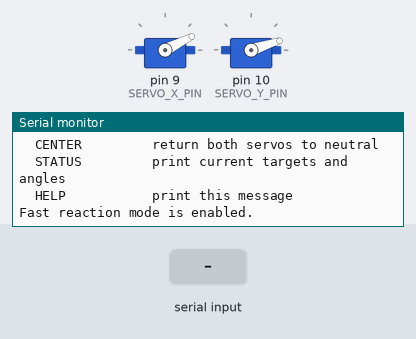
Recording of a sketch running on a simulated Arduino Uno, built with avr-gcc and run on an emulated ATmega328P. On the bench: 2 × servo, the last lines printed to the serial monitor. The inputs (shaded band) are chosen by the test bench.

Above: at 1.2 s.
1.3 s: "TILT 1\n" received over Serial
At 2.5 s:
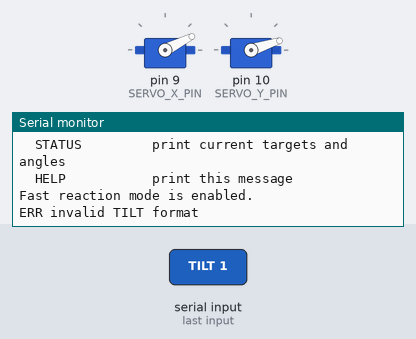
2.8 s: "CENTER 1\n" received over Serial
At 3.9 s:
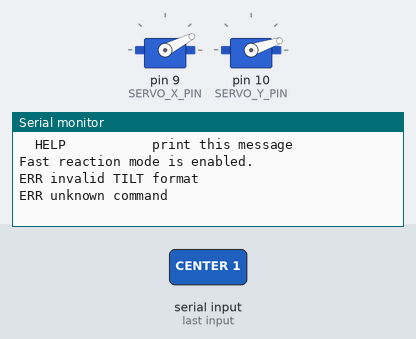

Measured:
- after the input at 1.3 s, the serial monitor: prints a new line at once (image 1)
- after the input at 2.8 s, the serial monitor: prints a new line at once (image 2)

The sketch:

pi_ball_board_servo_controller.ino
```cpp
#include <Servo.h>
#include <stdlib.h>
#include <string.h>

Servo servoX;
Servo servoY;

// Pins
const int SERVO_X_PIN = 9;
const int SERVO_Y_PIN = 10;

// Editable calibration values
const int SERVO_X_MIN = 12;
const int SERVO_X_NEUTRAL = 27;
const int SERVO_X_MAX = 42;

const int SERVO_Y_MIN = 3;
const int SERVO_Y_NEUTRAL = 18;
const int SERVO_Y_MAX = 33;

// Axis direction
const bool SERVO_X_INVERT = false;
const bool SERVO_Y_INVERT = true;

// Fast reaction tuning
const bool FAST_REACTION_MODE = true;
const bool IMMEDIATE_ON_COMMAND = true;
const int SERVO_STEP_PER_UPDATE = 12;
const unsigned long SERVO_UPDATE_MS = 4;
const unsigned long COMMAND_TIMEOUT_MS = 1000;

// Serial parsing
const unsigned long SERIAL_BAUD = 115200;
const size_t COMMAND_BUFFER_SIZE = 64;
const bool VERBOSE_COMMAND_ACKS = false;

float targetTiltX = 0.0f;
float targetTiltY = 0.0f;

int currentAngleX = SERVO_X_NEUTRAL;
int currentAngleY = SERVO_Y_NEUTRAL;
int targetAngleX = SERVO_X_NEUTRAL;
int targetAngleY = SERVO_Y_NEUTRAL;

unsigned long lastCommandMillis = 0;
unsigned long lastServoUpdateMillis = 0;

char commandBuffer[COMMAND_BUFFER_SIZE];
size_t commandLength = 0;

int clampInt(int value, int minValue, int maxValue) {
  if (value < minValue) return minValue;
  if (value > maxValue) return maxValue;
  return value;
}

float clampFloat(float value, float minValue, float maxValue) {
  if (value < minValue) return minValue;
  if (value > maxValue) return maxValue;
  return value;
}

float applyAxisInvert(float tilt, bool invertAxis) {
  return invertAxis ? -tilt : tilt;
}

int mapTiltToAngle(float tilt, int minAngle, int neutralAngle, int maxAngle) {
  tilt = clampFloat(tilt, -1.0f, 1.0f);

  if (tilt >= 0.0f) {
    return neutralAngle + (int)((maxAngle - neutralAngle) * tilt);
  }

  return neutralAngle + (int)((neutralAngle - minAngle) * tilt);
}

void writeCurrentAngles() {
  servoX.write(currentAngleX);
  servoY.write(currentAngleY);
}

void jumpToTargets() {
  currentAngleX = targetAngleX;
  currentAngleY = targetAngleY;
  writeCurrentAngles();
}

void applyTargetsFromTilt(bool jumpImmediately) {
  targetAngleX = clampInt(
    mapTiltToAngle(applyAxisInvert(targetTiltX, SERVO_X_INVERT), SERVO_X_MIN, SERVO_X_NEUTRAL, SERVO_X_MAX),
    SERVO_X_MIN,
    SERVO_X_MAX
  );

  targetAngleY = clampInt(
    mapTiltToAngle(applyAxisInvert(targetTiltY, SERVO_Y_INVERT), SERVO_Y_MIN, SERVO_Y_NEUTRAL, SERVO_Y_MAX),
    SERVO_Y_MIN,
    SERVO_Y_MAX
  );

  if (jumpImmediately) {
    jumpToTargets();
  }
}

void moveServoTowardTarget(Servo &servo, int &currentAngle, int targetAngle) {
  if (currentAngle == targetAngle) return;

  if (currentAngle < targetAngle) {
    currentAngle += SERVO_STEP_PER_UPDATE;
    if (currentAngle > targetAngle) currentAngle = targetAngle;
  } else {
    currentAngle -= SERVO_STEP_PER_UPDATE;
    if (currentAngle < targetAngle) currentAngle = targetAngle;
  }

  servo.write(currentAngle);
}

void setNeutralTarget(bool jumpImmediately) {
  targetTiltX = 0.0f;
  targetTiltY = 0.0f;
  targetAngleX = SERVO_X_NEUTRAL;
  targetAngleY = SERVO_Y_NEUTRAL;

  if (jumpImmediately) {
    jumpToTargets();
  }
}

void printStatus() {
  Serial.print("STATUS ");
  Serial.print("tilt_x=");
  Serial.print(targetTiltX, 3);
  Serial.print(" tilt_y=");
  Serial.print(targetTiltY, 3);
  Serial.print(" angle_x=");
  Serial.print(currentAngleX);
  Serial.print(" angle_y=");
  Serial.print(currentAngleY);
  Serial.print(" target_x=");
  Serial.print(targetAngleX);
  Serial.print(" target_y=");
  Serial.println(targetAngleY);
}

void printHelp() {
  Serial.println("Commands:");
  Serial.println("  TILT <x> <y>   normalized tilt command in range [-1.0, 1.0]");
  Serial.println("  CENTER         return both servos to neutral");
  Serial.println("  STATUS         print current targets and angles");
  Serial.println("  HELP           print this message");
  Serial.println();
  Serial.println("Fast reaction mode is enabled.");
}

bool isNumericToken(const char *s) {
  if (s == NULL || *s == '\0') return false;

  bool seenDigit = false;
  bool seenDot = false;

  if (*s == '+' || *s == '-') s++;

  while (*s != '\0') {
    if (*s >= '0' && *s <= '9') {
      seenDigit = true;
    } else if (*s == '.' && !seenDot) {
      seenDot = true;
    } else {
      return false;
    }
    s++;
  }

  return seenDigit;
}

bool parseTiltValues(const char *command, float &x, float &y) {
  char buffer[COMMAND_BUFFER_SIZE];
  strncpy(buffer, command, COMMAND_BUFFER_SIZE - 1);
  buffer[COMMAND_BUFFER_SIZE - 1] = '\0';

  char *token = strtok(buffer, " ");
  if (token == NULL || strcmp(token, "TILT") != 0) {
    return false;
  }

  char *xToken = strtok(NULL, " ");
  char *yToken = strtok(NULL, " ");
  char *extraToken = strtok(NULL, " ");

  if (xToken == NULL || yToken == NULL || extraToken != NULL) {
    return false;
  }

  if (!isNumericToken(xToken) || !isNumericToken(yToken)) {
    return false;
  }

  x = atof(xToken);
  y = atof(yToken);
  return true;
}

void handleTiltCommand(const char *command) {
  float x = 0.0f;
  float y = 0.0f;

  if (!parseTiltValues(command, x, y)) {
    Serial.println("ERR invalid TILT format");
    return;
  }

  targetTiltX = clampFloat(x, -1.0f, 1.0f);
  targetTiltY = clampFloat(y, -1.0f, 1.0f);
  applyTargetsFromTilt(FAST_REACTION_MODE && IMMEDIATE_ON_COMMAND);
  lastCommandMillis = millis();

  if (VERBOSE_COMMAND_ACKS) {
    Serial.print("OK TILT ");
    Serial.print(targetTiltX, 3);
    Serial.print(" ");
    Serial.println(targetTiltY, 3);
  }
}

void handleCommand(const char *command) {
  if (strncmp(command, "TILT ", 5) == 0) {
    handleTiltCommand(command);
    return;
  }

  if (strcmp(command, "CENTER") == 0) {
    setNeutralTarget(FAST_REACTION_MODE && IMMEDIATE_ON_COMMAND);
    lastCommandMillis = millis();
    if (VERBOSE_COMMAND_ACKS) {
      Serial.println("OK CENTER");
    }
    return;
  }

  if (strcmp(command, "STATUS") == 0) {
    printStatus();
    return;
  }

  if (strcmp(command, "HELP") == 0) {
    printHelp();
    return;
  }

  Serial.println("ERR unknown command");
}

void pollSerialCommands() {
  while (Serial.available() > 0) {
    char c = (char)Serial.read();

    if (c == '\r') {
      continue;
    }

    if (c == '\n') {
      commandBuffer[commandLength] = '\0';
      if (commandLength > 0) {
        handleCommand(commandBuffer);
      }
      commandLength = 0;
      continue;
    }

    if (commandLength < (COMMAND_BUFFER_SIZE - 1)) {
      commandBuffer[commandLength++] = c;
    } else {
      commandLength = 0;
      Serial.println("ERR command too long");
    }
  }
}

void setup() {
  Serial.begin(SERIAL_BAUD);

  servoX.attach(SERVO_X_PIN);
  servoY.attach(SERVO_Y_PIN);

  writeCurrentAngles();
  setNeutralTarget(true);
  lastCommandMillis = millis();
  lastServoUpdateMillis = millis();

  Serial.println("Pi ball-board servo controller ready");
  printStatus();
  printHelp();
}

void loop() {
  pollSerialCommands();

  if (millis() - lastCommandMillis > COMMAND_TIMEOUT_MS) {
    setNeutralTarget(FAST_REACTION_MODE && IMMEDIATE_ON_COMMAND);
  }

  if (!IMMEDIATE_ON_COMMAND && millis() - lastServoUpdateMillis >= SERVO_UPDATE_MS) {
    lastServoUpdateMillis = millis();
    moveServoTowardTarget(servoX, currentAngleX, targetAngleX);
    moveServoTowardTarget(servoY, currentAngleY, targetAngleY);
  }
}
```
